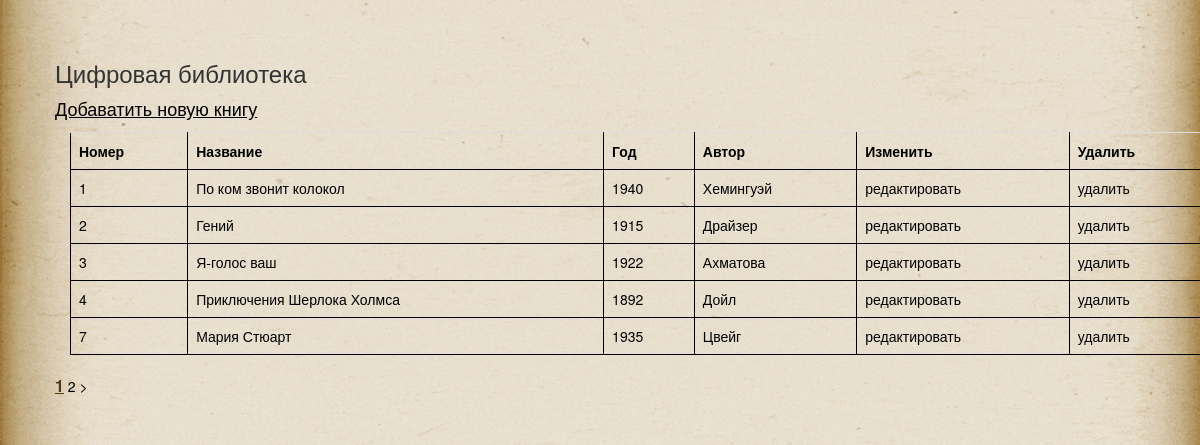
The page / on the database its author committed.
### tables this page shows
CREATE TABLE `books` (
  `id` int(11) NOT NULL,
  `title` varchar(32) DEFAULT NULL,
  `years` char(4) DEFAULT NULL,
  `autor` varchar(32) DEFAULT NULL
);

### index.php (the view, shortened to what this page needs)
<?php
include 'elems/init.php';
function get_from_base($data, $page, $pagesCount){
$content =
'<div class="container"><div class="table-responsive"><table class="table table-hover"><tr>
	<th>Номер</th>
	<th>Название</th>
	<th>Год</th>
	<th>Автор</th>
	<th>Изменить</th>
	<th>Удалить</th>
	</tr>';
	foreach ($data as $elem) {
		$content .= '<tr>';
		$content .= '<td>' . $elem['id'] . '</td>';
		$content .= '<td>' . $elem['title'] . '</td>';
		$content .= '<td >' . $elem['years'] . '</td>';
		$content .= '<td>' . $elem['autor'] . '</td>';
		$content .= '<td><a href="/library/edit.php?id=' . $elem['id'] . '">редактировать</a></td>';
		$content .= '<td><a href="?del=' . $elem['id'] . '">удалить</a></td>';
		$content .= '</tr>';
	}
$content.='</table></div></div>';
$title = 'Главная';
$add  = '<h3>Цифровая библиотека</h3><p class="menu"><a href="add.php">Добаватить новую книгу</a></p>';
include 'elems/layot.php';
};
if (isset($_GET['page']) and $_GET['page']!=1){
$page = $_GET['page'];
}else
{
$page = 1;
}
$notes = 5;
$from = ($page - 1) * $notes;
$query = "SELECT * FROM books WHERE id > 0 ORDER BY id LIMIT $from,$notes";
$result = mysqli_query($link, $query) or die(mysqli_error($link));
for ($data = []; $row = mysqli_fetch_assoc($result); $data[] = $row);
$query1 = "SELECT COUNT(*) as count FROM books";
$result = mysqli_query($link, $query1) or die(mysqli_error($link));
$count = mysqli_fetch_assoc($result)['count'];
$pagesCount = ceil($count / $notes);
get_from_base($data, $page, $pagesCount);

### elems/layot.php (shortened to what this page needs)
<!DOCTYPE html>
	<html>
		<?php  	include "head.php"; ?>
		<body>
<div class="main">
	<div class="container">
		<div id="wrapper">
		 <?php if(isset($add)){echo  $add; } ?>
		 <?php echo $content; ?>
		 <?php if($title=='Главная'){ include 'pagination.php'; } ?>
		</div>
	</div>
</div>
		</body>
	</html>

### elems/head.php (shortened to what this page needs)
<head>
	<link rel="stylesheet" href="css/bootstrap.min.css">
	<link rel="stylesheet" href="css/style.css?v=">
</head>

### pagination.php (shortened to what this page needs)
<?php
for ($i=1; $i<=$pagesCount; $i++) {
	if($page == $i ){
		$class = ' class="active"';
			}else
			{ $class='';}
					echo "<a href=\"?page=$i\"$class>$i</a> ";
					}
if($page != $pagesCount){
	$next = $page + 1;
			echo "<a href=\"?page=$next\">></a> ";
}

### css/style.css (style rules this page uses)
.main, html { background: url(../images/fon/fon.gif) no-repeat center; background-size: cover; background-attachment: fixed; padding: 20px; }
table td, table th { border: 1px solid black; padding: 15px; color: #000; }
a { color:#533813; color: #000; }
.menu a { text-decoration: underline; font-size: 18px; }
.active { text-decoration: underline; color: #533813; font-weight: bold; font-size: 16px; }

### rows shown on the page
books: id "1", title "По ком звонит колокол", years "1940", autor "Хемингуэй"
books: id "2", title "Гений", years "1915", autor "Драйзер"
books: id "3", title "Я-голос ваш", years "1922", autor "Ахматова"
books: id "4", title "Приключения Шерлока Холмса", years "1892", autor "Дойл"
books: id "7", title "Мария Стюарт", years "1935", autor "Цвейг"
